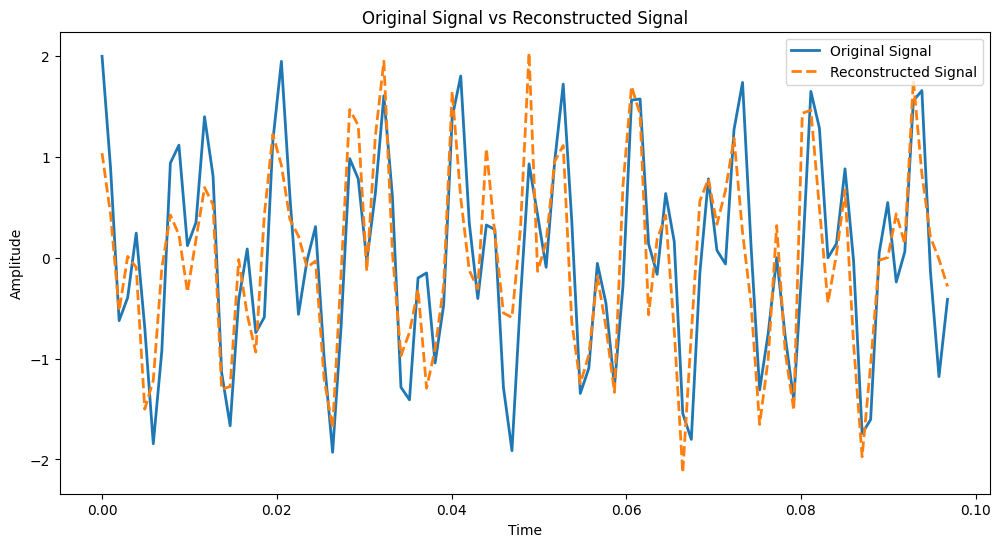

This figure's Python source:
import matplotlib.pyplot as plt
import re
import numpy as np


def read_array_from_txt(filename):

    out = []
    with open(filename, 'r') as file:
        lines = file.readlines()
        for line in lines:
            out.append(float(line))

    return out

filename = "x.txt"
x = read_array_from_txt(filename)

filename = "x_hat.txt"
x_hat = read_array_from_txt(filename)

n = len(x)
t = np.linspace(0, 1, n)
plt.figure(figsize=(12, 6))
plt.plot(t[:100], x[:100], label='Original Signal', linewidth=2)
plt.plot(t[:100], x_hat[:100], label='Reconstructed Signal', linestyle='dashed', linewidth=2)
plt.legend()
plt.title('Original Signal vs Reconstructed Signal')
plt.xlabel('Time')
plt.ylabel('Amplitude')
plt.savefig('test.png', bbox_inches='tight')
plt.show()

